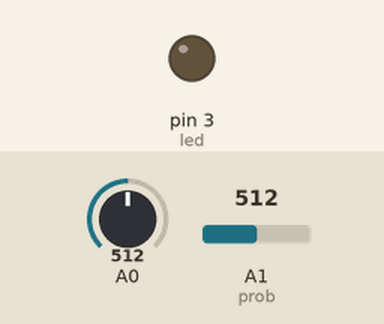
This sketch was run on a simulated Arduino Uno, built with avr-gcc and run on an emulated ATmega328P. Shown: output pins drawn as LEDs (lit = HIGH). The inputs (shaded band) are chosen by the test bench; at power-on: A0 = 512, A1 (prob) = 512. What the sketch prints to the serial monitor is not drawn.

Above: at 0.1 s.
At 0.6 s:
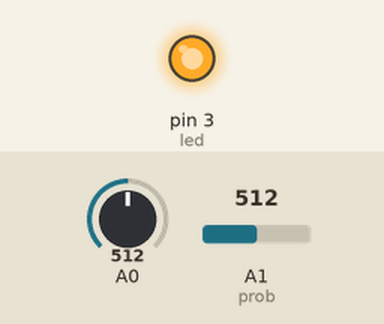
Timing chart, 0 to 2.1 s (numbered marks = the images above):
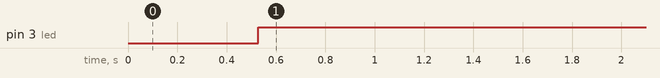

The sketch:

ToprakAnalizi.ino
```cpp
#include <Arduino_FreeRTOS.h>
//TickType_t xTimeInTicks = pdMS_TO_TICKS( 3000 );
#define led 3
void vTask1(void *pvParameters);
void vTask2(void *pvParameters);
const int prob = A1;
int olcum_sonucu;
void setup(){
   pinMode(led,OUTPUT);
   Serial.begin(9600);
  xTaskCreate(  vTask1,
              (const portCHAR *)"Task 1",
              100,
              NULL,
              1,
              NULL);


xTaskCreate(  vTask2,
              (const portCHAR *)"Task 2",
              100,
              NULL,
              2,
              NULL);
              vTaskStartScheduler();

}
void loop()
{

}
void vTask1(void *pvParameters)
{
  (void) pvParameters;
 const char *pcTaskName="Task1 çalıştı";
Serial.begin(9600);
  for(;;)
  {
    Serial.println(pcTaskName);
   olcum_sonucu = analogRead(prob);
  Serial.println("topragin nem seviyesi = ");
  Serial.println(olcum_sonucu);


   vTaskDelay(1000/ portTICK_PERIOD_MS);
  }
}

void vTask2(void *pvParameters)
{
  (void) pvParameters;
  const char *pcTaskName="Task2 çalıştı";

  for(;;)
  {
    Serial.println(pcTaskName);
   int isik = analogRead(A0);
  Serial.println("işik seviyesi=");
  Serial.println(isik);
  delay(500);

  if(isik > 900){
    digitalWrite(led,LOW);
  }

  if(isik < 850){
    digitalWrite(led,HIGH);
  }
   vTaskDelay(1000/ portTICK_PERIOD_MS);
  }
}
```

Measured:
- by itself, pin 3 (led): LOW → HIGH at 0.53 s
